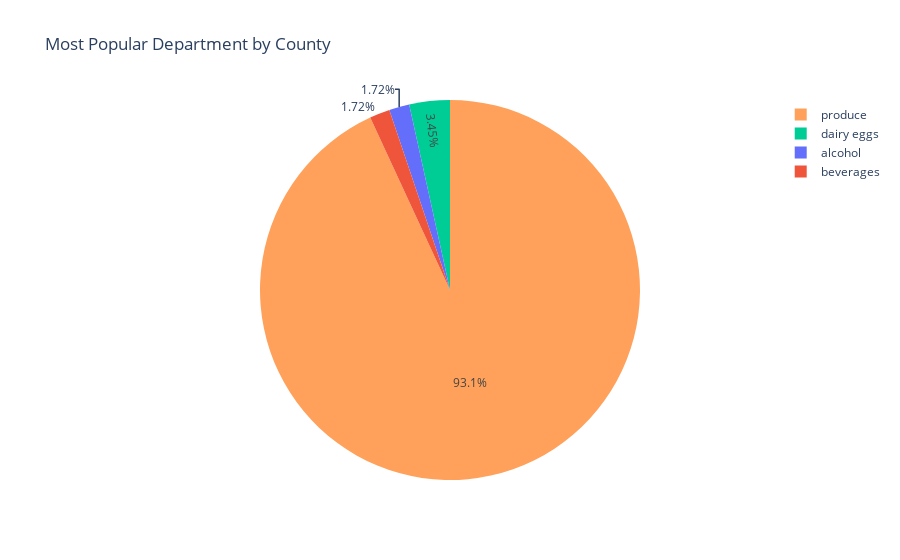

Here is the notebook cell this chart was saved with:
### Markdown cell above
Most Popular Department by County

### Code cell
px.pie(df.groupby('county', as_index=False).agg({'department' : lambda x: x.mode().iat[0]}).sort_values(by = 'department'), 
        names='department', 
        color='county', 
        title='Most Popular Department by County')

### Figure 1 — Plotly figure (JSON) as saved in the notebook; plotly's stock layout.template omitted (floating-point values rounded to 4 significant figures)
{"data": [{"customdata": [["Butte"], ["San Bernardino"], ["Tehama"], ["Sierra"], ["Alameda"], ["Plumas"], ["Riverside"], ["Sacramento"], ["San Benito"], ["San Diego"], ["San Francisco"], ["San Joaquin"], ["San Luis Obispo"], ["San Mateo"], ["Santa Barbara"], ["Santa Cruz"], ["Placer"], ["Shasta"], ["Siskiyou"], ["Solano"], ["Sonoma"], ["Stanislaus"], ["Sutter"], ["Trinity"], ["Tulare"], ["Tuolumne"], ["Ventura"], ["Santa Clara"], ["Orange"], ["Nevada"], ["Napa"], ["Alpine"], ["Amador"], ["Calaveras"], ["Colusa"], ["Contra Costa"], ["Del Norte"], ["El Dorado"], ["Fresno"], ["Glenn"], ["Humboldt"], ["Imperial"], ["Inyo"], ["Kern"], ["Kings"], ["Lake"], ["Lassen"], ["Los Angeles"], ["Madera"], ["Marin"], ["Mariposa"], ["Mendocino"], ["Merced"], ["Modoc"], ["Mono"], ["Monterey"], ["Yolo"], ["Yuba"]], "domain": {"x": [0, 1], "y": [0, 1]}, "hovertemplate": "department=%{label}<br>county=%{customdata[0]}<extra></extra>", "labels": ["alcohol", "beverages", "dairy eggs", "dairy eggs", "produce", "produce", "produce", "produce", "produce", "produce", "produce", "produce", "produce", "produce", "produce", "produce", "produce", "produce", "produce", "produce", "produce", "produce", "produce", "produce", "produce", "produce", "produce", "produce", "produce", "produce", "produce", "produce", "produce", "produce", "produce", "produce", "produce", "produce", "produce", "produce", "produce", "produce", "produce", "produce", "produce", "produce", "produce", "produce", "produce", "produce", "produce", "produce", "produce", "produce", "produce", "produce", "produce", "produce"], "legendgroup": "", "marker": {"colors": ["#636efa", "#EF553B", "#00cc96", "#ab63fa", "#FFA15A", "#19d3f3", "#FF6692", "#B6E880", "#FF97FF", "#FECB52", "#636efa", "#EF553B", "#00cc96", "#ab63fa", "#FFA15A", "#19d3f3", "#FF6692", "#B6E880", "#FF97FF", "#FECB52", "#636efa", "#EF553B", "#00cc96", "#ab63fa", "#FFA15A", "#19d3f3", "#FF6692", "#B6E880", "#FF97FF", "#FECB52", "#636efa", "#EF553B", "#00cc96", "#ab63fa", "#FFA15A", "#19d3f3", "#FF6692", "#B6E880", "#FF97FF", "#FECB52", "#636efa", "#EF553B", "#00cc96", "#ab63fa", "#FFA15A", "#19d3f3", "#FF6692", "#B6E880", "#FF97FF", "#FECB52", "#636efa", "#EF553B", "#00cc96", "#ab63fa", "#FFA15A", "#19d3f3", "#FF6692", "#B6E880"]}, "name": "", "showlegend": true, "type": "pie"}], "layout": {"legend": {"tracegroupgap": 0}, "title": {"text": "Most Popular Department by County"}}}
